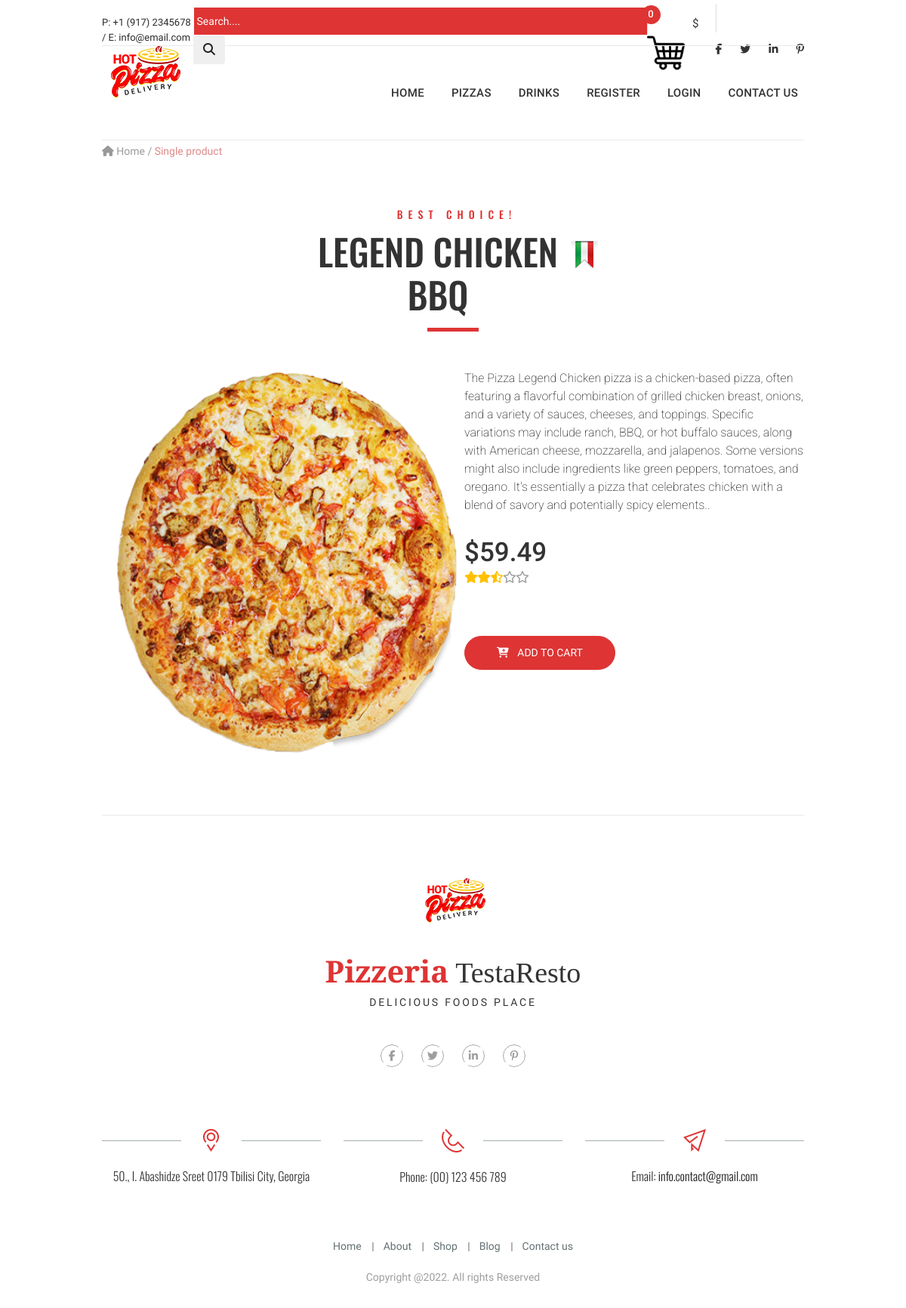
The app's page /product/4 with its own data.
### product/models.py (models this page shows, shortened)
class Category(models.Model):
    name = models.CharField(max_length=100,unique=True)
    slug = models.SlugField(max_length=100,unique=True)
    class Meta:
        ordering = ('name',)
        verbose_name = 'category'
        verbose_name_plural = 'categories'

class Product(models.Model):
    name = models.CharField(max_length=100,unique=True)
    slug = models.SlugField(max_length=100,unique=True)
    short_description = models.TextField(max_length=300,blank=True)
    description = models.TextField(blank=True)
    category = models.ForeignKey(Category,on_delete=models.CASCADE)
    image = models.ImageField(upload_to='products',blank=True)
    price = models.DecimalField(max_digits=10,decimal_places=2,default='',blank=True,null=True)
    created = models.DateTimeField(auto_now_add=True)
    updated = models.DateTimeField(auto_now=True)
    class Meta:
        ordering = ('name',)
        verbose_name = 'product'
        verbose_name_plural = 'products'

### product/views.py (the view)
# urls.py: path('product/<int:pk>', views.product_detail,name="product_detail"),
def product_detail(request,pk):
    product_detail = get_object_or_404(Product,pk=pk)
    context = {
        'product_detail':product_detail,
    }
    return render(request,'product/product_detail.html',context)

### product/context_processors.py (called while the page is built)
def categories(request):
    categories = Category.objects.order_by('-name')
    return dict(categories=categories)

def counter(request):
    counter = 0
    if 'admin' in request.path:
        return {}
    else:
        try:
            cart = Cart.objects.filter(cart_id=_cart_id(request))
            cart_items = CartItem.objects.all().filter(cart=cart[:1])
            for cart_item in cart_items:
                counter += cart_item.quantity
        except Cart.DoesNotExist:
            counter = 0
    return dict(counter=counter)

### product/views.py (called while the page is built)
def _cart_id(request):
    cart = request.session.session_key
    if not cart:
        cart = request.session.create()
    return cart

### product/templates/product/product_detail.html
{% extends 'product/base.html' %} {% load static %} {% block content %}
<div class="container">
  <div class="pizza_breadcrumb">
    <a href="index.html"><i class="fa fa-home"></i> Home</a> /
    <span>Single product</span>
  </div>
  <section class="shop_title">
    <div class="piz_title">
      <div class="small_title"><h3>best choice!</h3></div>
      <div class="big_title">
        <h1 class="shop_big_title">{{product_detail.name}}</h1>
        <img src="{% static 'product/img/title_icon.png' %}" />
      </div>
    </div>
    <div class="title_devider">
      <p class="line"></p>
    </div>
  </section>
  <section class="products top_margin_60-30">
    <div class="row big-bottom">
      <div class="col-md-12">
        <div class="row">
          <div class="col-md-6">
            <div class="big_pizza">
              <img src="{{product_detail.image.url}}" class="img-fluid" />
            </div>
          </div>
          <div class="col-md-6">
            <div class="content_description">
              <div class="small_description">
                <p>{{product_detail.description}}.</p>
              </div>
              <div class="price">
                <h2>${{product_detail.price}}</h2>
                <ul>
                  <li><i class="fa fa-star"></i></li>
                  <li><i class="fa fa-star"></i></li>
                  <li><i class="fa fa-star-half-o"></i></li>
                  <li class="gray"><i class="fa fa-star-o"></i></li>
                  <li class="gray"><i class="fa fa-star-o"></i></li>
                </ul>
              </div>
              <div class="shop_buttons">
                <a href="{% url 'add_cart' product_detail.id %}">
                  <button type="button" class="btn btn-outline-primary">
                    <i class="fa fa-cart-plus"></i> add to cart
                  </button>
                </a>
              </div>
            </div>
          </div>
        </div>
      </div>
    </div>
  </section>
</div>
{% endblock %}

### product/templates/product/base.html (shortened to what this page needs)
{% load static %} {% load crispy_forms_tags %}
<!DOCTYPE html>
<html lang="en">
  <head>
    <link href="{% static 'product/css/bootstrap.css' %}" rel="stylesheet" />
    <link href="{% static 'product/css/superslides.css' %}" rel="stylesheet" />
    <link href="{% static 'product/css/font-awesome.css' %}" rel="stylesheet" />
    <link rel="stylesheet" href="{% static 'product/css/owl.carousel.css' %}" />
    <link
      rel="stylesheet"
      href="{% static 'product/css/owl.theme.default.min.css' %}"
    />
    <link href="{% static 'product/css/navigation.css' %}" rel="stylesheet" />
    <link rel="stylesheet" href="{% static 'product/css/reset.css' %}" />
    <link rel="stylesheet" href="{% static 'product/css/style.css' %}" />
  </head>
  <body>
    <div id="main">
      <div class="header-v3">
        <div class="container">
          <div class="menu-top desktop-top">
            <div class="left_block">
              <div class="phone_email">
                P: +1 (917) 2345678 / E: info@email.com
              </div>
            </div>
            <div class="right_block">
              <div class="my_search">
                <form
                  class="search clearfix"
                  action="{% url 'search' %}"
                  ,
                  method="GET"
                >
                  <div class="input-group">
                    <input
                      type="text"
                      name="title"
                      class="form-control"
                      placeholder=" Search...."
                      style="width: 600px"
                    />
                    <div class="input-group-append">
                      <button type="submit" class="btn btn-outline-primary-gry">
                        <i class="fa fa-search"></i>
                      </button>
                    </div>
                  </div>
                </form>
              </div>
              <div class="my_cart_wrapper">
                <div class="my_cart_button">
                  <a href="#">
                    <img
                      class="pizza_cart"
                      src="{% static 'product/img/shopping-cart.png' %}"
                    />
                    <span class="cart_circle">{{counter}}</span>
                  </a>
                  <div class="cart_sum">${{total}}</div>
                </div>
              </div>
              <div class="top_social">
                <ul>
                  <li>
                    <a href="#"><i class="fab fa-facebook-f"></i></a>
                  </li>
                  <li>
                    <a href="#"><i class="fab fa-twitter"></i></a>
                  </li>
                  <li>
                    <a href="#"><i class="fab fa-linkedin-in"></i></a>
                  </li>
                  <li>
                    <a href="#"><i class="fab fa-pinterest-p"></i></a>
                  </li>
                </ul>
              </div>
            </div>
          </div>
          <div class="header-inner_1 clearfix">
            <header class="header_bg">
              <div class="logo">
                <a href="{% url 'home' %}">
                  <img src="{% static 'product/img/logo.png' %}" />
                </a>
              </div>
            </header>
            <nav id="navigation" class="navigation clearfix">
              <div class="navigation-body">
                <ul class="navigation-menu">
                  <li class="navigation-item">
                    <a class="navigation-link" href="{% url 'home' %}">Home</a>
                  </li>
                  {% for category in categories %}
                  <li class="navigation-item">
                    <a
                      class="navigation-link"
                      href="{% url 'products_by_category' category.slug %}"
                      >{{category.name}}</a
                    >
                  </li>
                  {% endfor %} {% if request.user.is_authenticated %}
                  <li class="navigation-item">
                    <a class="navigation-link" href="#"
                      >Welcome, {{request.user.first_name}}</a
                    >
                    <ul class="navigation-dropdown">
                      <li class="navigation-dropdown-item">
                        <a
                          class="navigation-dropdown-link"
                          href="{% url 'my_dashboard'  %}"
                          >My Dashboard</a
                        >
                      </li>
                      <li class="navigation-dropdown-item">
                        <a
                          class="navigation-dropdown-link"
                          href="{% url 'signout' %}"
                          >Log Out</a
                        >
                      </li>
                    </ul>
                  </li>
                  {% else %}
                  <li class="navigation-item">
                    <a class="navigation-link" href="{% url 'signup' %}"
                      >Register</a
                    >
                  </li>
                  <li class="navigation-item">
                    <a class="navigation-link" href="{% url 'signin' %}"
                      >Login</a
                    >
                  </li>
                  {% endif %}
                  <li class="navigation-item">
                    <a class="navigation-link" href="{% url 'contact'%}"
                      >Contact us</a
                    >
                  </li>
                </ul>
              </div>
            </nav>
          </div>
        </div>
      </div>
      {% block content%} {% endblock %}
      <footer>
        <div class="bot1-wrapper top_margin_80">
          <div class="container">
            <div class="bot1 clearfix">
              <div class="logo2_wrapper">
                <img
                  src="{% static 'product/img/logo2_wrapper.png' %}"
                  alt=""
                  class="img-fluid"
                />
                <div class="logo_title">
                  <div class="bottom_logo">
                    <span>Pizzeria</span> TestaResto
                  </div>
                  <div class="bottom_logo_desc">delicious foods place</div>
                </div>
              </div>
              <div class="social-footer-wrapper">
                <ul class="social-footer clearfix">
                  <li>
                    <a href="#"><i class="fab fa-facebook-f"></i></a>
                  </li>
                  <li>
                    <a href="#"><i class="fab fa-twitter"></i></a>
                  </li>
                  <li>
                    <a href="#"><i class="fab fa-linkedin-in"></i></a>
                  </li>
                  <li>
                    <a href="#"><i class="fab fa-pinterest-p"></i></a>
                  </li>
                </ul>
              </div>
            </div>
          </div>
        </div>
        <div class="bot2-wrapper">
          <div class="container">
            <div class="bot2 clearfix">
              <div class="row">
                <div class="col-md-4">
                  <div class="contact-us-block">
                    <figure>
                      <img
                        src="{% static 'product/img/ic1.png' %}"
                        alt=""
                        class="img-fluid"
                      />
                    </figure>
                    <div class="txt1">
                      50., I. Abashidze Sreet 0179 Tbilisi City, Georgia
                    </div>
                  </div>
                </div>
                <div class="col-md-4">
                  <div class="contact-us-block">
                    <figure>
                      <img
                        src="{% static 'product/img/ic2.png' %}"
                        alt=""
                        class="img-fluid"
                      />
                    </figure>
                    <div class="txt1">Phone: (00) 123 456 789</div>
                  </div>
                </div>
                <div class="col-md-4">
                  <div class="contact-us-block">
                    <figure>
                      <img
                        src="{% static 'product/img/ic3.png' %}"
                        alt=""
                        class="img-fluid"
                      />
                    </figure>
                    <div class="txt1">
                      Email: <a href="#">info.contact@gmail.com</a>
                    </div>
                  </div>
                </div>
              </div>
            </div>
          </div>
        </div>
        <div class="bot3-wrapper">
          <div class="container">
            <div class="bot3 clearfix">
              <ul class="menu-bot">
                <li><a href="#">Home</a></li>
                <li><a href="#">About</a></li>
                <li><a href="#">Shop</a></li>
                <li><a href="#">Blog</a></li>
                <li><a href="{% url 'contact' %}">Contact us</a></li>
              </ul>
              <div class="copyrights">Copyright @2022. All rights Reserved</div>
            </div>
          </div>
        </div>
      </footer>
    </div>
  </body>
</html>

### product/static/product/css/navigation.css (style rules this page uses)
.navigation { display: -ms-flexbox; display: flex; -ms-flex-align: initial; align-items: initial; width: 100%; min-height: 60px; padding: 0; position: relative; line-height: initial; font-family: inherit; box-sizing: border-box; background-color: #333333; transition: background 0.3s; }
@media (min-width: 1000px) { .navigation { height: auto; } }
.navigation *, .navigation *:before, .navigation *:after { box-sizing: border-box; -webkit-tap-highlight-color: transparent; text-decoration: none; }
.navigation-body { width: 100%; height: 100%; position: fixed; top: 0; left: -100%; overflow-x: hidden; overflow-y: auto; background-color: #333333; z-index: 20000; transition: left 0.8s cubic-bezier(0.1, 0.1, 0.1, 0.1), right 0.8s cubic-bezier(0.1, 0.1, 0.1, 0.1); }
@media (min-width: 500px) { .navigation-body { width: 320px; } }
@media (min-width: 1000px) { .navigation-body { display: -ms-flexbox; display: flex; -ms-flex-align: center; align-items: center; width: 100%; position: relative; left: auto; overflow: visible; z-index: auto; background-color: transparent; transition: all 0s ease 0s; } }
.navigation-body.scroll-momentum { -webkit-overflow-scrolling: touch; }
.navigation-menu { width: 100%; margin: 0; padding: 0; list-style: none; font-size: 0rem; display: inline-block; float: left; }
@media (min-width: 1000px) { .navigation-menu { width: auto; display: -ms-flexbox; display: flex; -ms-flex-align: center; align-items: center; } }
@media (min-width: 1000px) { .navigation .navigation-menu { -ms-flex-item-align: stretch; align-self: stretch; -ms-flex-align: stretch; align-items: stretch; } }
.navigation-item { width: 100%; margin: 0; float: left; display: inline-block; }
@media (min-width: 1000px) { .navigation-item { width: auto; } }
.navigation-link { width: 100%; padding: 13px 16px; display: -ms-flexbox; display: flex; -ms-flex-align: center; align-items: center; position: relative; font-size: 14px; letter-spacing: 0.3px; color: #d1d1d1; text-decoration: none !important; border-bottom: solid 1px #404040; transition: border-color 0.3s, color 0.3s, background 0.3s; }
@media (min-width: 1000px) { .navigation-item:last-child .navigation-link { border-top: none; border-bottom: none; } }
@media (min-width: 1000px) { .navigation-link { height: 100%; padding: 10px 16px; line-height: 60px; border: none; } }

### records on screen
Category: name "PIZZAS"
Category: name "DRINKS"
Product: name "LEGEND CHICKEN BBQ", image (picture), description "The Pizza Legend Chicken pizza is a chicken-based pizza, often featuring a flavorful combination of grilled chicken breast, onions, and a variety of sauces, cheeses, and toppings. Specific variations may include ranch, BBQ, or hot buffalo sauces, along with American cheese, mozzarella, and jalapenos. Some versions might also include ingredients like green peppers, tomatoes, and oregano. It's essentially a pizza that celebrates chicken with a blend of savory and potentially spicy elements.", price "59.49"

### other values on screen
{{ counter }} "0"
